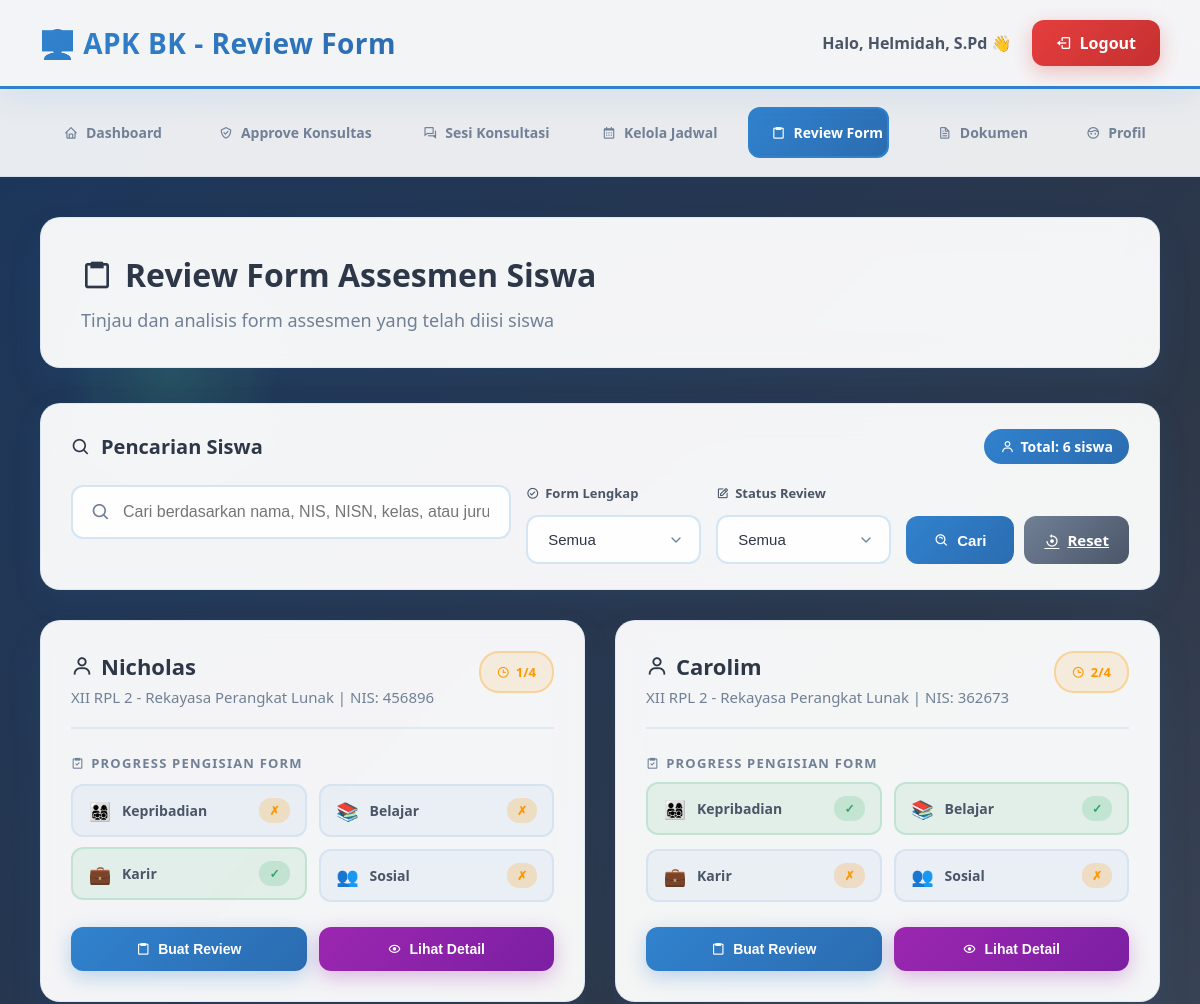
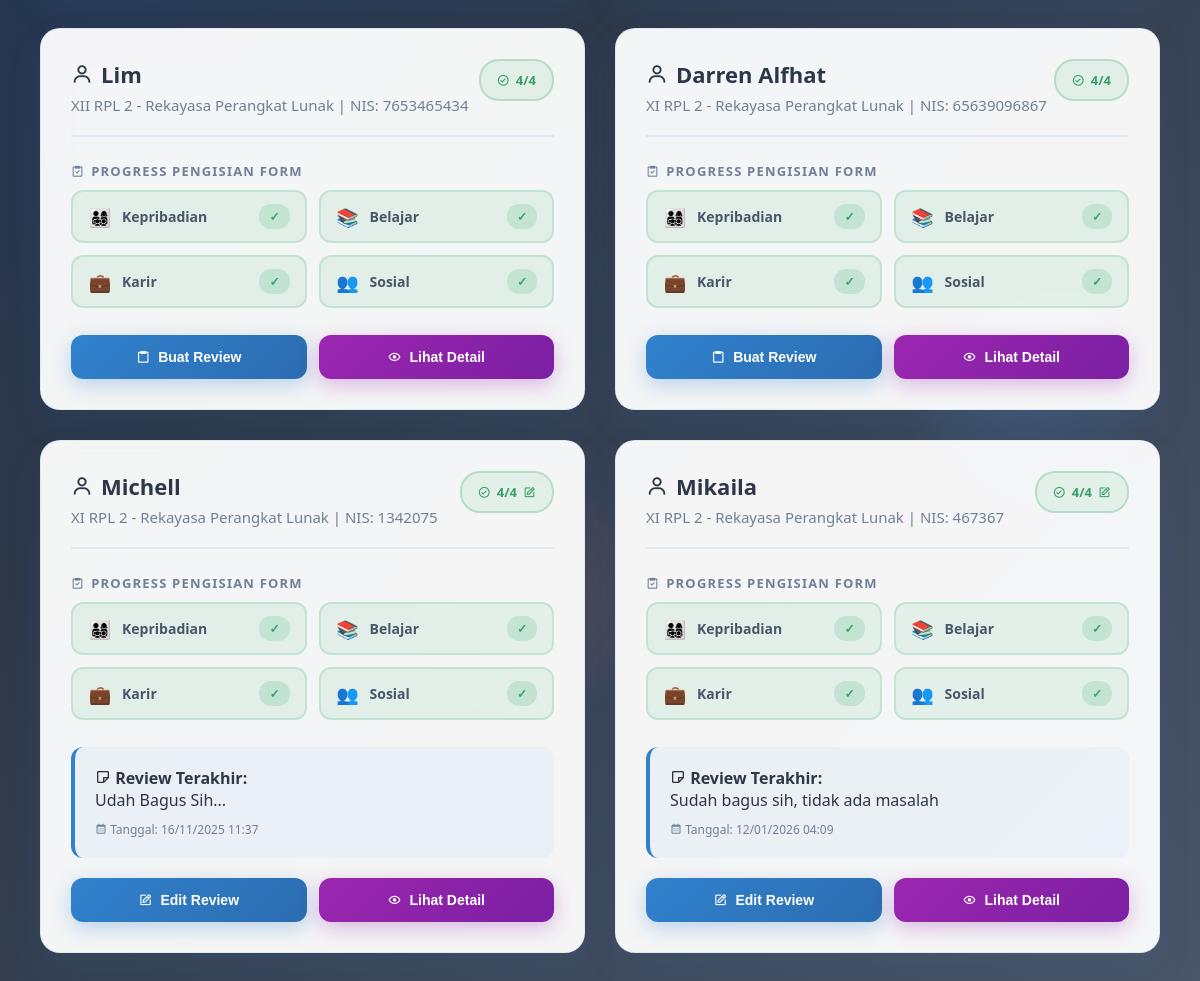
The page /review_form.php (signed in) on the database its author committed (2 pictures, top to bottom).
### tables this page shows
CREATE TABLE `siswa` (
  `ID` int(11) NOT NULL,
  `USER_ID` int(11) DEFAULT NULL,
  `NIS` varchar(20) NOT NULL,
  `NISN` varchar(20) NOT NULL,
  `JENIS_KELAMIN` enum('L','P') NOT NULL,
  `TEMPAT_LAHIR` varchar(50) DEFAULT NULL,
  `TANGGAL_LAHIR` date DEFAULT NULL,
  `ALAMAT` text DEFAULT NULL,
  `AGAMA` varchar(20) DEFAULT NULL,
  `KELAS` varchar(10) DEFAULT NULL,
  `JURUSAN` varchar(50) DEFAULT NULL,
  `CREATED_AT` timestamp NOT NULL DEFAULT current_timestamp(),
  `UPDATED_AT` timestamp NOT NULL DEFAULT current_timestamp() ON UPDATE current_timestamp(),
  `ANGKATAN` int(11) DEFAULT NULL
);

CREATE TABLE `users` (
  `ID` int(11) NOT NULL,
  `USERNAME` varchar(100) NOT NULL,
  `PASSWORD` varchar(100) NOT NULL,
  `ROLE` enum('Admin','Guru_BK','Siswa') DEFAULT NULL,
  `NAMA_LENGKAP` varchar(100) NOT NULL,
  `EMAIL` varchar(100) DEFAULT NULL,
  `NO_TELEPON` varchar(15) DEFAULT NULL,
  `STATUS` enum('Aktif','Tidak_Aktif') DEFAULT 'Aktif',
  `CREATED_AT` timestamp NOT NULL DEFAULT current_timestamp(),
  `UPDATED_AT` timestamp NOT NULL DEFAULT current_timestamp() ON UPDATE current_timestamp()
);

### review_form.php (the view, shortened to what this page needs)
<?php
$koneksi = null;
$user_id = $_SESSION['user_id'];
$nama_lengkap = $_SESSION['nama_lengkap'] ?? 'Guru BK';
$sql_guru = "SELECT g.ID FROM guru_bk g WHERE g.USER_ID = ?";
$stmt_guru = $koneksi->prepare($sql_guru);
$stmt_guru->bind_param("i", $user_id);
$stmt_guru->execute();
$guru = $stmt_guru->get_result()->fetch_assoc();
$guru_id = $guru['ID'];
$search_keyword = isset($_GET['search']) ? trim($_GET['search']) : '';
$sql_siswa = "SELECT s.*, u.NAMA_LENGKAP, u.EMAIL, u.NO_TELEPON,
                     (SELECT COUNT(*) FROM form_kepribadian fk WHERE fk.SISWA_ID = s.ID) as has_kepribadian,
                     (SELECT COUNT(*) FROM form_belajar fb WHERE fb.SISWA_ID = s.ID) as has_belajar,
                     (SELECT COUNT(*) FROM form_karir fkr WHERE fkr.SISWA_ID = s.ID) as has_karir,
                     (SELECT COUNT(*) FROM form_sosial fs WHERE fs.SISWA_ID = s.ID) as has_sosial,
                     rs.CATATAN_REVIEW, rs.REKOMENDASI, rs.TANGGAL_REVIEW
              FROM siswa s
              JOIN users u ON s.USER_ID = u.ID
              LEFT JOIN review_siswa rs ON s.ID = rs.SISWA_ID AND rs.GURU_BK_ID = ?
              WHERE s.NIS IS NOT NULL
              AND s.NISN IS NOT NULL
              AND s.JENIS_KELAMIN IS NOT NULL";
$params = [$guru_id];
$types = "i";
$sql_siswa .= " ORDER BY u.NAMA_LENGKAP";
$stmt_siswa = $koneksi->prepare($sql_siswa);
if (!empty($search_keyword)) {
    $stmt_siswa->bind_param($types, ...$params);
} else {
    $stmt_siswa->bind_param("i", $guru_id);
}
$stmt_siswa->execute();
$siswa_list = $stmt_siswa->get_result();
$total_siswa = $siswa_list->num_rows;
?>
<!DOCTYPE html>
<html lang="id">
<head>
    <link href="https://unpkg.com/boxicons@2.1.4/css/boxicons.min.css" rel="stylesheet">
</head>
<body>
    <div class="floating"></div>
    <div class="header">
        <h1>👨‍🏫 APK BK - Review Form</h1>
        <div class="user-info">
            <span>Halo, <strong><?php echo htmlspecialchars($nama_lengkap); ?></strong> 👋</span>
            <a href="logout.php" class="logout-btn">
                <i class='bx bx-log-out'></i>
                Logout
            </a>
        </div>
    </div>
    <div class="nav">
        <a href="dashboard_guru.php">
            <i class='bx bx-home'></i>
            Dashboard
        </a>
        <a href="approve_konsultasi.php">
            <i class='bx bx-check-shield'></i>
            Approve Konsultasi
    </a>
        <a href="sesi_konsultasi.php">
            <i class='bx bx-conversation'></i>
            Sesi Konsultasi
        </a>
        <a href="kelola_jadwal.php">
            <i class='bx bx-calendar'></i>
            Kelola Jadwal
        </a>
        <a href="review_form.php" class="active">
            <i class='bx bx-clipboard'></i>
            Review Form
        </a>
         <a href="dokumen/pemanggilan_ortu.php">
            <i class='bx bx-file'></i>
            Dokumen
        </a>
        <a href="profil.php">
            <i class='bx bx-face'></i>
            Profil
        </a>
    </div>
    <div class="container">
        <div class="page-header">
            <h2><i class='bx bx-clipboard'></i> Review Form Assesmen Siswa</h2>
            <p>Tinjau dan analisis form assesmen yang telah diisi siswa</p>
        </div>
        <div class="search-container">
            <div class="search-header">
                <h3><i class='bx bx-search'></i> Pencarian Siswa</h3>
                <div class="total-count">
                    <i class='bx bx-user'></i>
                    Total: <?php echo $total_siswa; ?> siswa
                </div>
            </div>
            <form method="GET" action="" class="search-form">
                <div class="form-group search-input-group">
                    <i class='bx bx-search search-icon'></i>
                    <input type="text"
                           name="search"
                           class="search-input"
                           placeholder="Cari berdasarkan nama, NIS, NISN, kelas, atau jurusan..."
                           value="<?php echo htmlspecialchars($search_keyword); ?>">
                </div>
                <div class="filter-group">
                    <label class="filter-label">
                        <i class='bx bx-check-circle'></i>
                        Form Lengkap
                    </label>
                    <select name="filter_completed" class="filter-select">
                        <option value="">Semua</option>
                    </select>
                </div>
                <div class="filter-group">
                    <label class="filter-label">
                        <i class='bx bx-edit'></i>
                        Status Review
                    </label>
                    <select name="filter_reviewed" class="filter-select">
                        <option value="">Semua</option>
                    </select>
                </div>
                <div class="search-buttons">
                    <button type="submit" class="btn-search">
                        <i class='bx bx-search-alt'></i>
                        Cari
                    </button>
                    <a href="review_form.php" class="btn-reset">
                        <i class='bx bx-reset'></i>
                        Reset
                    </a>
                </div>
            </form>
        </div>
        <?php if ($siswa_list->num_rows > 0): ?>
            <div class="siswa-grid">
                <?php while($siswa = $siswa_list->fetch_assoc()):
                    $total_forms = 4;
                    $completed_forms = $siswa['has_kepribadian'] + $siswa['has_belajar'] + $siswa['has_karir'] + $siswa['has_sosial'];
                    $is_complete = $completed_forms == $total_forms;
                    $has_review = !empty($siswa['CATATAN_REVIEW']);
                ?>
                <div class="siswa-card">
                    <div class="card-header">
                        <div>
                            <div class="siswa-name">
                                <i class='bx bx-user'></i>
                                <?php echo htmlspecialchars($siswa['NAMA_LENGKAP']); ?>
                            </div>
                            <div class="siswa-details">
                                <?php echo htmlspecialchars($siswa['KELAS'] ?? '-'); ?> - <?php echo htmlspecialchars($siswa['JURUSAN'] ?? '-'); ?> |
                                NIS: <?php echo htmlspecialchars($siswa['NIS']); ?>
                            </div>
                        </div>
                        <div class="completion-badge <?php echo $is_complete ? 'complete' : 'incomplete'; ?>">
                            <i class='bx <?php echo $is_complete ? 'bx-check-circle' : 'bx-time'; ?>'></i>
                            <?php echo $completed_forms; ?>/<?php echo $total_forms; ?>
                            <?php if ($has_review): ?> <i class='bx bx-edit'></i><?php endif; ?>
                        </div>
                    </div>
                    <div class="form-progress">
                        <div class="progress-label">
                            <i class='bx bx-task'></i>
                            Progress Pengisian Form
                        </div>
                        <div class="form-items">
                            <div class="form-item <?php echo $siswa['has_kepribadian'] ? 'completed' : ''; ?>">
                                <span class="form-icon">👨‍👩‍👧‍👦</span>
                                <span class="form-name">Kepribadian</span>
                                <span class="form-status <?php echo $siswa['has_kepribadian'] ? 'status-completed' : 'status-pending'; ?>">
                                    <?php echo $siswa['has_kepribadian'] ? '✓' : '✗'; ?>
                                </span>
                            </div>
                            <div class="form-item <?php echo $siswa['has_belajar'] ? 'completed' : ''; ?>">
                                <span class="form-icon">📚</span>
                                <span class="form-name">Belajar</span>
                                <span class="form-status <?php echo $siswa['has_belajar'] ? 'status-completed' : 'status-pending'; ?>">
                                    <?php echo $siswa['has_belajar'] ? '✓' : '✗'; ?>
                                </span>
                            </div>
                            <div class="form-item <?php echo $siswa['has_karir'] ? 'completed' : ''; ?>">
                                <span class="form-icon">💼</span>
                                <span class="form-name">Karir</span>
                                <span class="form-status <?php echo $siswa['has_karir'] ? 'status-completed' : 'status-pending'; ?>">
                                    <?php echo $siswa['has_karir'] ? '✓' : '✗'; ?>
                                </span>
                            </div>
                            <div class="form-item <?php echo $siswa['has_sosial'] ? 'completed' : ''; ?>">
                                <span class="form-icon">👥</span>
                                <span class="form-name">Sosial</span>
                                <span class="form-status <?php echo $siswa['has_sosial'] ? 'status-completed' : 'status-pending'; ?>">
                                    <?php echo $siswa['has_sosial'] ? '✓' : '✗'; ?>
                                </span>
                            </div>
                        </div>
                    </div>
                    <?php if ($has_review): ?>
                    <div class="review-info">
                        <strong><i class='bx bx-note'></i> Review Terakhir:</strong><br>
                        <?php echo nl2br(htmlspecialchars($siswa['CATATAN_REVIEW'])); ?>
                        <div class="review-date">
                            <i class='bx bx-calendar'></i>
                            Tanggal: <?php echo date('d/m/Y H:i', strtotime($siswa['TANGGAL_REVIEW'])); ?>
                        </div>
                    </div>
                    <?php endif; ?>
                    <div class="action-buttons">
                        <button class="btn btn-review" onclick="showReviewModal(<?php echo $siswa['ID']; ?>, '<?php echo htmlspecialchars($siswa['NAMA_LENGKAP']); ?>', `<?php echo htmlspecialchars($siswa['CATATAN_REVIEW'] ?? ''); ?>`, `<?php echo htmlspecialchars($siswa['REKOMENDASI'] ?? ''); ?>`)">
                            <i class='bx <?php echo $has_review ? 'bx-edit' : 'bx-clipboard'; ?>'></i>
                            <?php echo $has_review ? 'Edit Review' : 'Buat Review'; ?>
                        </button>
                        <button class="btn btn-detail" onclick="showDetailModal(<?php echo $siswa['ID']; ?>, '<?php echo htmlspecialchars($siswa['NAMA_LENGKAP']); ?>')">
                            <i class='bx bx-show'></i>
                            Lihat Detail
                        </button>
                    </div>
                </div>
                <?php endwhile; ?>
            </div>
        <?php endif; ?>
    </div>
</body>
</html>

### rows shown on the page
siswa: USER_ID.NAMA_LENGKAP "Carolim", KELAS "XII RPL 2", JURUSAN "Rekayasa Perangkat Lunak", NIS "362673", completed_forms "2", total_forms "4", shows "Buat Review"
siswa: USER_ID.NAMA_LENGKAP "Darren Alfhat", KELAS "XI RPL 2", JURUSAN "Rekayasa Perangkat Lunak", NIS "65639096867", completed_forms "4", total_forms "4", shows "Buat Review"
siswa: USER_ID.NAMA_LENGKAP "Lim", KELAS "XII RPL 2", JURUSAN "Rekayasa Perangkat Lunak", NIS "7653465434", completed_forms "4", total_forms "4", shows "Buat Review"
siswa: USER_ID.NAMA_LENGKAP "Michell", KELAS "XI RPL 2", JURUSAN "Rekayasa Perangkat Lunak", NIS "1342075", completed_forms "4", total_forms "4", CATATAN_REVIEW "Udah Bagus Sih...", TANGGAL_REVIEW "16/11/2025 11:37", shows "Edit Review"
siswa: USER_ID.NAMA_LENGKAP "Mikaila", KELAS "XI RPL 2", JURUSAN "Rekayasa Perangkat Lunak", NIS "467367", completed_forms "4", total_forms "4", CATATAN_REVIEW "Sudah bagus sih, tidak ada masalah", TANGGAL_REVIEW "12/01/2026 04:09", shows "Edit Review"
siswa: USER_ID.NAMA_LENGKAP "Nicholas", KELAS "XII RPL 2", JURUSAN "Rekayasa Perangkat Lunak", NIS "456896", completed_forms "1", total_forms "4", shows "Buat Review"

### other values the page prints
$nama_lengkap "Helmidah, S.Pd"
$total_siswa "6"
